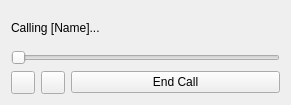
<?xml version="1.0" encoding="UTF-8"?>
<ui version="4.0">
 <class>VoiceCallWindow</class>
 <widget class="QWidget" name="VoiceCallWindow">
  <property name="geometry">
   <rect>
    <x>0</x>
    <y>0</y>
    <width>291</width>
    <height>105</height>
   </rect>
  </property>
  <property name="windowTitle">
   <string>Voice Call</string>
  </property>
  <layout class="QVBoxLayout" name="verticalLayout">
   <item>
    <widget class="QLabel" name="callStatusLabel">
     <property name="text">
      <string>Calling [Name]...</string>
     </property>
    </widget>
   </item>
   <item>
    <widget class="QSlider" name="volumeSlider">
     <property name="orientation">
      <enum>Qt::Orientation::Horizontal</enum>
     </property>
    </widget>
   </item>
   <item>
    <layout class="QHBoxLayout" name="controlsLayout">
     <item>
      <widget class="QToolButton" name="muteButton">
       <property name="toolTip">
        <string>Mute Microphone</string>
       </property>
      </widget>
     </item>
     <item>
      <widget class="QToolButton" name="speakerButton">
       <property name="toolTip">
        <string>Speaker Off/On</string>
       </property>
      </widget>
     </item>
     <item>
      <widget class="QPushButton" name="endCallButton">
       <property name="text">
        <string>End Call</string>
       </property>
      </widget>
     </item>
    </layout>
   </item>
  </layout>
 </widget>
 <resources/>
 <connections>
  <connection>
   <sender>endCallButton</sender>
   <signal>clicked()</signal>
   <receiver>VoiceCallWindow</receiver>
   <slot>endCall()</slot>
   <hints>
    <hint type="sourcelabel">
     <x>20</x>
     <y>20</y>
    </hint>
    <hint type="destinationlabel">
     <x>20</x>
     <y>20</y>
    </hint>
   </hints>
  </connection>
 </connections>
 <slots>
  <slot>endCall()</slot>
 </slots>
</ui>
